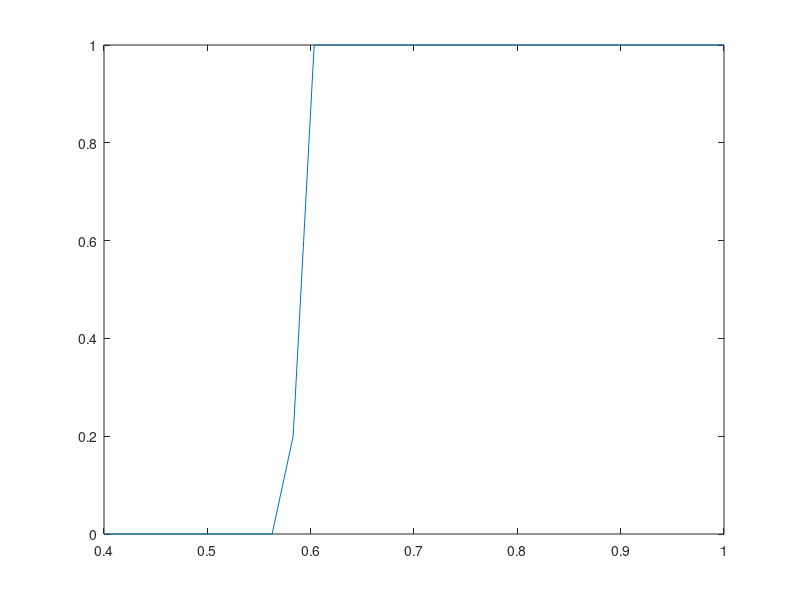

Write the MATLAB code that produced this figure.
nx = 60;
N = 10;
L = 100;

p = linspace(0.4, 1, nx);
Ni = zeros(nx, 1);

for i = 1:N;
    z = rand(L, L);
    for ip = 1:nx;
        m = z < p(ip);
        [lw, num] = bwlabel(m,4);
        s = regionprops(lw, 'BoundingBox');
        bbox = cat(1, s.BoundingBox);
        maxsize = max(max(bbox(:,[3 4])));
        if (maxsize == L)
            Ni(ip) = Ni(ip) + 1;
        end
    end
end

Pi = Ni/i
plot(p, Pi)


